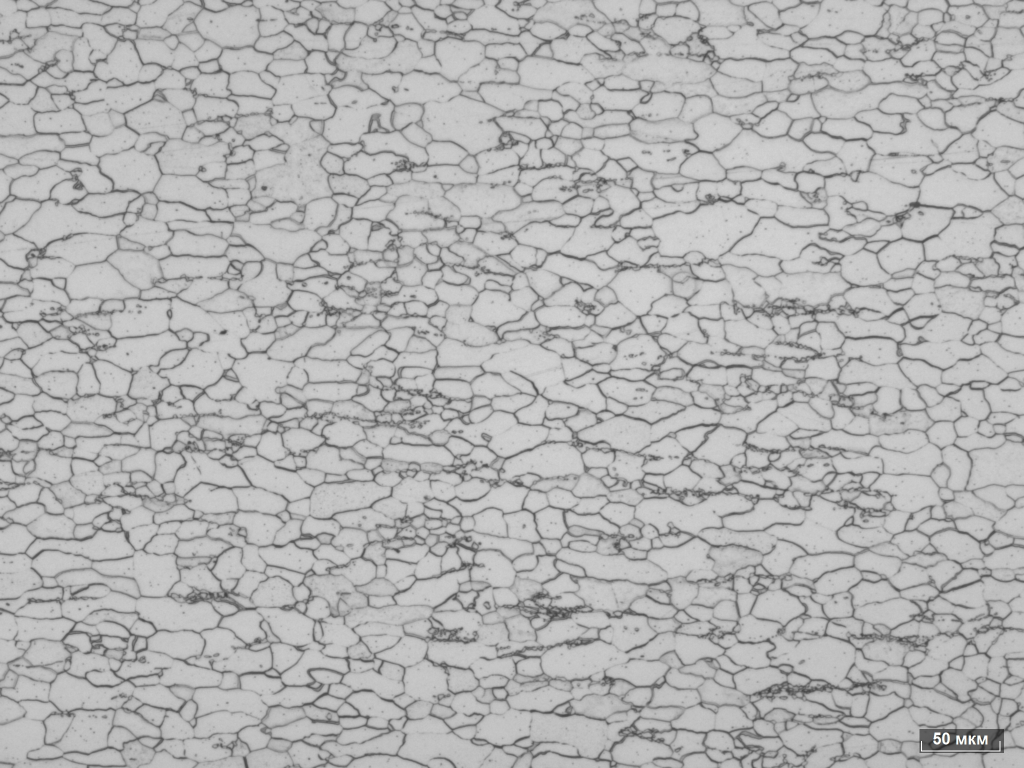
#> input picture toslice/raw/otch1.png, 2048 x 1536 px (shown at 1/2 size); its folder holds only this picture in this run
$ python slice_nonrand.py
#> lines starting #> are read from the running program, lines starting #| are printed output that depends on the picture
import shutil
from copy import deepcopy

from transform import elastic_transform
import os
import numpy as np
import sys
import cv2

from PIL import Image
from pathlib import Path

toslice_folder = "toslice/"
source_dir = 'toslice/raw' # 'new_test_x'
handmade_dir = 'toslice/marked' # 'new_test_y'

OVERLAP_IN_PIXELS = 0
OFFSET_FROM_BOTTOM = 80  # dies ist für die Ausnahme des Maßtab
SLICE_SIZE = 256


def slice_and_save(curr_img, folder, img_name):
    Path(folder).mkdir(parents=True, exist_ok=True)
    curynum = 0
    for fromy in range(0, len(curr_img), SLICE_SIZE):
        curxnum = 0
        for fromx in range(0, len(curr_img[0]), SLICE_SIZE):
            resulting_image = np.empty((SLICE_SIZE, SLICE_SIZE, curr_img.shape[2]))
            for y in range(fromy, fromy+SLICE_SIZE):
                for x in range(fromx, fromx+SLICE_SIZE):
                    # print(curr_img[x][y])
                    resulting_image[y-fromy][x-fromx] = curr_img[y][x]
            parcel_name = folder+"nonrand_x"+str(curxnum)+"_y"+str(curynum)+"_"+img_name
            print(parcel_name)
            cv2.imwrite(parcel_name, resulting_image)
            curxnum+=1
        curynum+=1


def do_things_with_images(image, manual, filename):
    W, H = len(image), len(image[0])
    image = cv2.resize(image, (H, W))
    manual = cv2.resize(manual, (H, W))
    slice_and_save(image, "sliced/raw/", filename)
    slice_and_save(manual, "sliced/marked/", filename)


try:
    shutil.rmtree("sliced")
except:
    print("Nothing to delete.")
Path("sliced").mkdir(parents=True, exist_ok=True)
for filename in os.listdir(source_dir):
    print("\nWorking on " + filename + "...")
    source_img = np.array(Image.open(source_dir+'/'+filename))
#> source_img is the input picture: shape (1536, 2048, 4); mean R, G, B, A 178.5, 178.5, 178.5, 255
    test_img = np.array(Image.open(handmade_dir+'/'+filename))
    do_things_with_images(source_img, test_img, filename)
#> in do_things_with_images, `W, H = len(image), len(image[0])`: W = 1536; H = 2048
#> the loop in slice_and_save, `for fromy in range(0, len(curr_img), SLICE_SIZE):` made 6 passes
#> fromy on passes 2 to 6: 256, 512, 768, 1024, 1280
#> (printed output is left out)
#> pass 1, in slice_and_save, `cv2.imwrite(parcel_name, resulting_image)`:
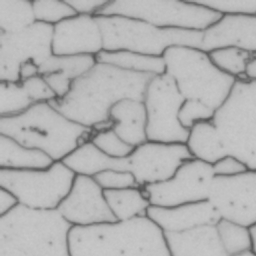
#> saved as nonrand_x0_y0_otch1.png: shape (256, 256, 4); mean B, G, R, A 176.7, 176.7, 176.7, 255
#> pass 1, in slice_and_save, `cv2.imwrite(parcel_name, resulting_image)`:
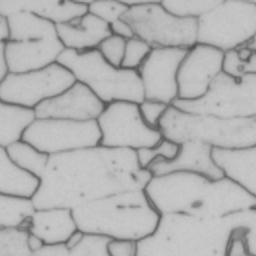
#> saved as nonrand_x2_y0_otch1.png: shape (256, 256, 4); mean B, G, R, A 177.2, 177.2, 177.2, 255
#> pass 1, in slice_and_save, `cv2.imwrite(parcel_name, resulting_image)`:
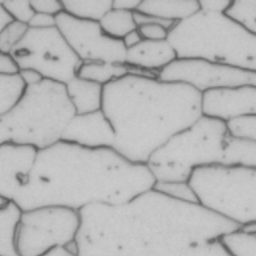
#> saved as nonrand_x3_y0_otch1.png: shape (256, 256, 4); mean B, G, R, A 180.9, 180.9, 180.9, 255
#> after the loop in slice_and_save, `for fromy in range(0, len(curr_img), SLICE_SIZE):`:
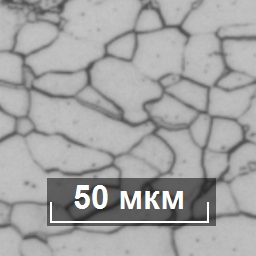
#> resulting_image: shape (256, 256, 4) float64; mean R, G, B, A 163.8, 163.9, 163.8, 255
#> after the loop in slice_and_save, `for fromy in range(0, len(curr_img), SLICE_SIZE):`: curynum = 6
#> the loop in slice_and_save (call 2), `for fromy in range(0, len(curr_img), SLICE_SIZE):` made 6 passes
#> (printed output is left out)
#> pass 1, in slice_and_save (call 2), `cv2.imwrite(parcel_name, resulting_image)`:
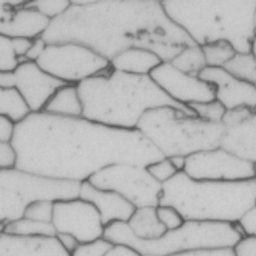
#> saved as nonrand_x4_y0_otch1.png: shape (256, 256, 4); mean B, G, R, A 180, 180, 180, 255
#> pass 1, in slice_and_save (call 2), `cv2.imwrite(parcel_name, resulting_image)`:
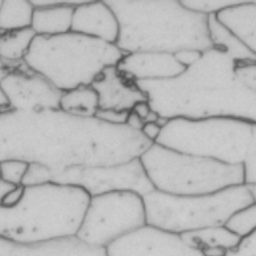
#> saved as nonrand_x5_y0_otch1.png: shape (256, 256, 4); mean B, G, R, A 181.9, 181.9, 181.9, 255
#> pass 1, in slice_and_save (call 2), `cv2.imwrite(parcel_name, resulting_image)`:
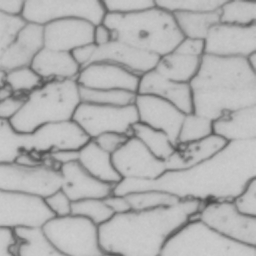
#> saved as nonrand_x7_y0_otch1.png: shape (256, 256, 4); mean B, G, R, A 176.8, 176.8, 176.8, 255

$ run again, on toslice/raw/otch2.png
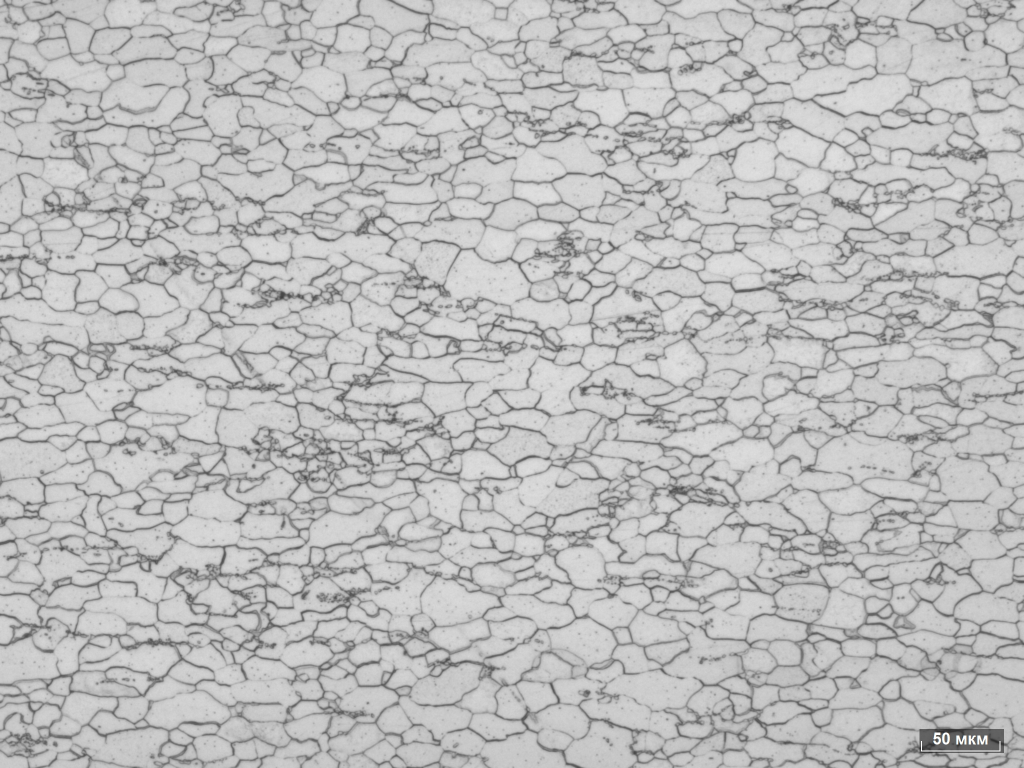
#> input picture toslice/raw/otch2.png, 2048 x 1536 px (shown at 1/2 size)
#> source_img is the input picture: shape (1536, 2048, 4); mean R, G, B, A 188.2, 188.2, 188.2, 255
#> W = 1536; H = 2048
#> the loop in slice_and_save, `for fromy in range(0, len(curr_img), SLICE_SIZE):` made 6 passes
#> fromy on passes 2 to 6: 256, 512, 768, 1024, 1280
#> (printed output is left out)
#> after the loop in slice_and_save, `for fromy in range(0, len(curr_img), SLICE_SIZE):`:
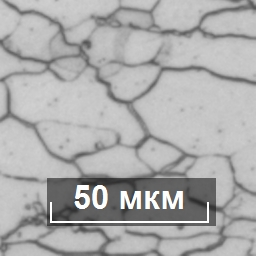
#> resulting_image: shape (256, 256, 4) float64; mean R, G, B, A 172, 172, 172, 255
#> after the loop in slice_and_save, `for fromy in range(0, len(curr_img), SLICE_SIZE):`: curynum = 6
#> the loop in slice_and_save (call 2), `for fromy in range(0, len(curr_img), SLICE_SIZE):` made 6 passes
#> (printed output is left out)
#> pass 1, in slice_and_save (call 2), `cv2.imwrite(parcel_name, resulting_image)`:
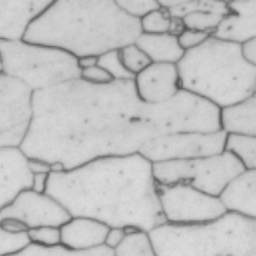
#> saved as nonrand_x7_y0_otch2.png: shape (256, 256, 4); mean B, G, R, A 191.2, 191.2, 191.2, 255
